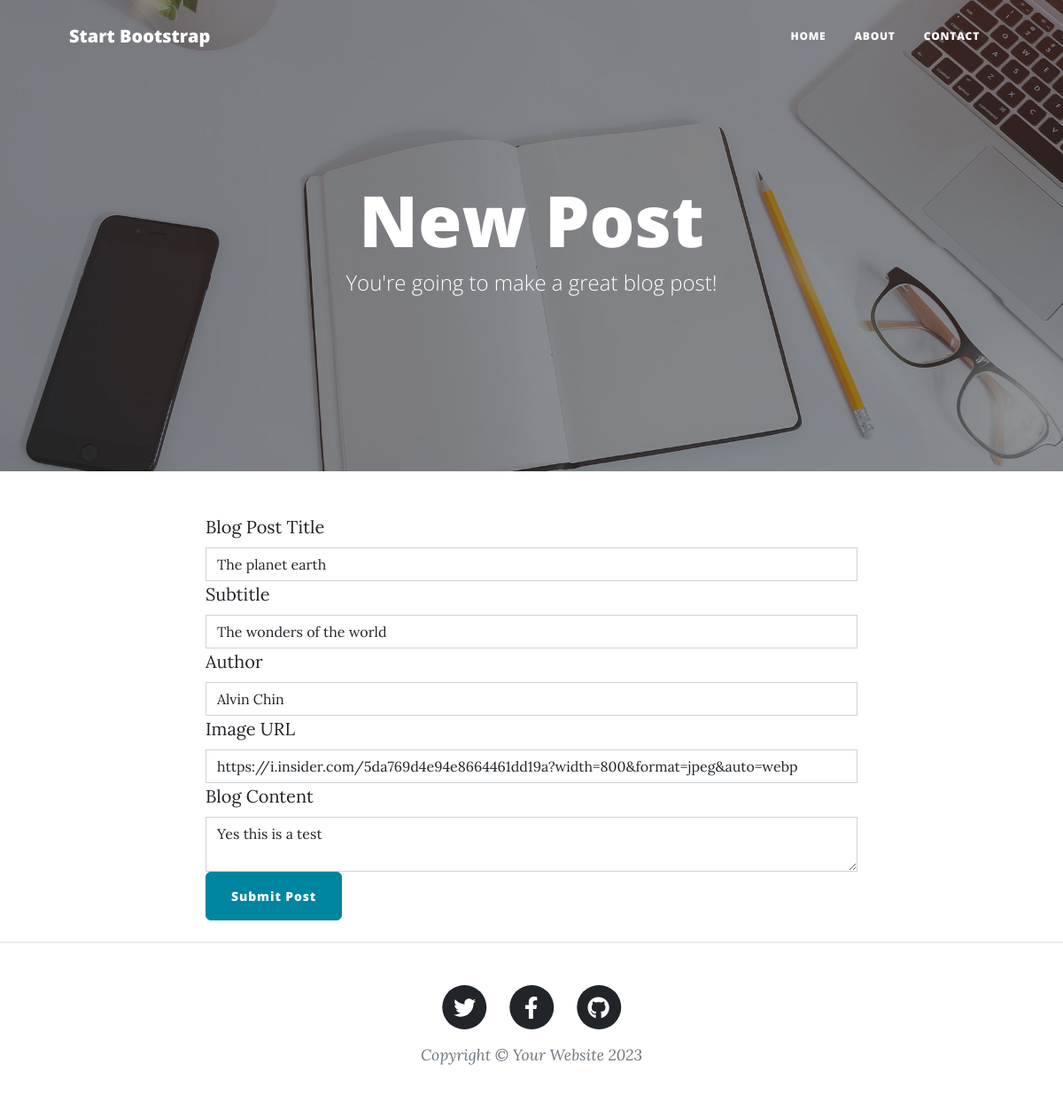
Page /edit-post/5 on the committed database.
### main.py (models this page shows)
class BlogPost(db.Model):
    id: Mapped[int] = mapped_column(Integer, primary_key=True)
    title: Mapped[str] = mapped_column(String(250), unique=True, nullable=False)
    subtitle: Mapped[str] = mapped_column(String(250), nullable=False)
    date: Mapped[str] = mapped_column(String(250), nullable=False)
    body: Mapped[str] = mapped_column(Text, nullable=False)
    author: Mapped[str] = mapped_column(String(250), nullable=False)
    img_url: Mapped[str] = mapped_column(String(250), nullable=False)

### main.py (the view, shortened to what this page needs)
@app.route('/edit-post/<int:post_id>', methods=["GET", "POST"])
def edit_post(post_id):
    to_edit_post = db.get_or_404(BlogPost, post_id)
    form = BlogPostForm(obj=to_edit_post)  # Prepopulate the form with the existing data
    return render_template("make-post.html", form=form, is_edit=True)

### main.py
class BlogPostForm(FlaskForm):
    title = StringField("Blog Post Title", validators=[DataRequired()])
    subtitle = StringField("Subtitle", validators=[DataRequired()])
    author = StringField("Author", validators=[DataRequired()])
    img_url = StringField("Image URL", validators=[DataRequired(), URL()])
    body = CKEditorField("Blog Content", validators=[DataRequired()])
    submit = SubmitField("Submit Post")

### templates/make-post.html (shortened to what this page needs)
{% block content %}
{% include "header.html" %}
<header
  class="masthead"
  style="background-image: url('../static/assets/img/edit-bg.jpg')"
>
  <div class="container position-relative px-4 px-lg-5">
    <div class="row gx-4 gx-lg-5 justify-content-center">
      <div class="col-md-10 col-lg-8 col-xl-7">
        <div class="page-heading">
          <h1>New Post</h1>
          <span class="subheading">You're going to make a great blog post!</span>
        </div>
      </div>
    </div>
  </div>
</header>
<main class="mb-4">
  <div class="container">
    <div class="row">
      <div class="col-lg-8 col-md-10 mx-auto">
        <form method="POST">
          <div class="form-group">
            {{ form.title.label(class="form-label") }}
            {{ form.title(class="form-control") }}
          </div>
          <div class="form-group">
            {{ form.subtitle.label(class="form-label") }}
            {{ form.subtitle(class="form-control") }}
          </div>
          <div class="form-group">
            {{ form.author.label(class="form-label") }}
            {{ form.author(class="form-control") }}
          </div>
          <div class="form-group">
            {{ form.img_url.label(class="form-label") }}
            {{ form.img_url(class="form-control") }}
          </div>
          <div class="form-group">
            {{ form.body.label(class="form-label") }}
            {{ form.body(class="form-control") }}
          </div>
          <div class="form-group">
            {{ form.submit(class="btn btn-primary") }}
          </div>
        </form>
      </div>
    </div>
  </div>
</main>
{% include "footer.html" %}
{% endblock %}

### rows in the picture
BlogPost: title "The planet earth", subtitle "The wonders of the world", author "Alvin Chin", img_url "https://i.insider.com/5da769d4e94e8664461dd19a?width=800&format=jpeg&auto=webp", body "Yes this is a test"
